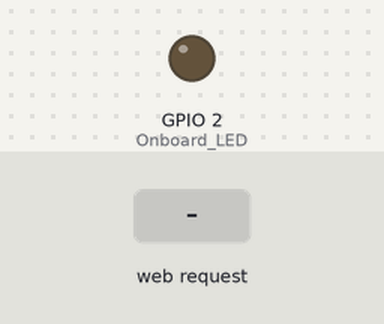
A sketch run on a simulated ESP8266 (NodeMCU). Shown: output pins drawn as LEDs (lit = HIGH). The inputs (shaded band) are chosen by the test bench. WiFi joins after 1.5 s; servers stay silent unless stated; what the sketch prints to the serial monitor is not drawn.

Above: at 2.7 s.
2.8 s: HTTP request GET /apagar received
At 3.6 s:
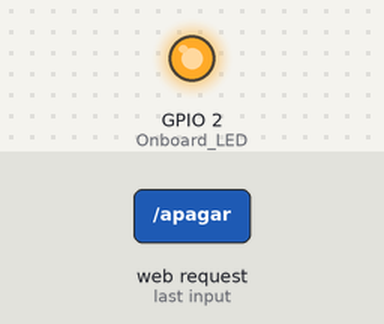
4.3 s: HTTP request GET /encender received
At 4.7 s:
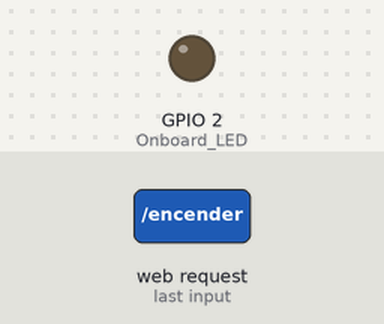
5.8 s: HTTP request GET / received
At 7.0 s:
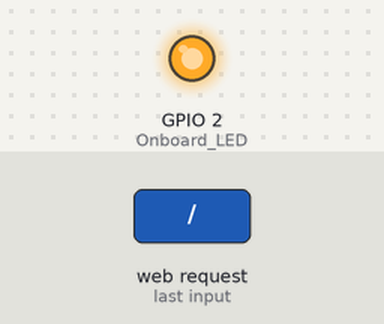
Timing chart, 0 to 8.8 s (numbered marks = the images above; inputs shaded):
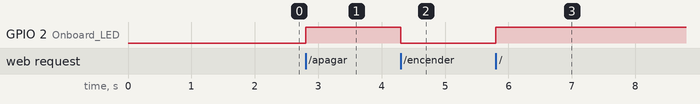

The sketch:

Server.ino
```cpp
#include <ESP8266WiFi.h>
#include <WiFiClient.h>
#include <ESP8266WebServer.h>

const char* ssid = "camigomez35";
const char* password = "";

ESP8266WebServer server(80);

//no need authentification
void encenderLED(){
  String message = "Encender LED";
  server.send(200, "text/plain", message);
  digitalWrite(BUILTIN_LED, LOW);  // turn on LED with voltage HIGH
}

void apagarLED(){
  String message = {"Apagar LED"};
  server.send(200, "text/plain", message);
  digitalWrite(BUILTIN_LED, HIGH);  // turn on LED with voltage HIGH
}

void conectado(){
  String message = {"Apagar LED"};
  server.send(200, "text/plain", message);
  digitalWrite(BUILTIN_LED, HIGH);  // turn on LED with voltage HIGH
}

void setup(void){
  Serial.begin(115200);
  WiFi.begin(ssid, password);
  Serial.println("");

  // Wait for connection
  while (WiFi.status() != WL_CONNECTED) {
    delay(500);
    Serial.print(".");
  }
  Serial.println("");
  Serial.print("Connected to ");
  Serial.println(ssid);
  Serial.print("IP address: ");
  Serial.println(WiFi.localIP());


  pinMode(BUILTIN_LED, OUTPUT); // Onboard LED
  server.on("/encender", encenderLED);
  server.on("/apagar", apagarLED);
  server.on("/", conectado);

  server.begin();
  Serial.println("HTTP server started");
}

void loop(void){
  server.handleClient();
}
```

Measured:
- after the input at 2.8 s, GPIO 2 (Onboard_LED): LOW → HIGH at once
- after the input at 4.3 s, GPIO 2 (Onboard_LED): HIGH → LOW at once
- after the input at 5.8 s, GPIO 2 (Onboard_LED): LOW → HIGH at once
